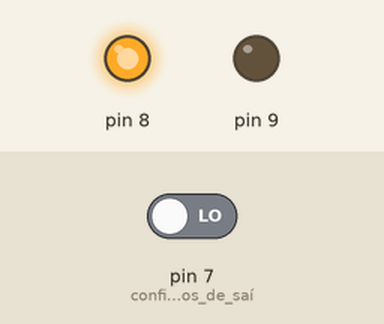
Recording of a sketch running on a simulated Arduino Uno, built with avr-gcc and run on an emulated ATmega328P. On the bench: output pins drawn as LEDs (lit = HIGH). The inputs (shaded band) are chosen by the test bench; at power-on: pin 7 (configura_os_pinos_de_saí) LOW.

Above: at 1.2 s.
1.3 s: pin 7 (configura_os_pinos_de_saí) driven HIGH
At 2.2 s:
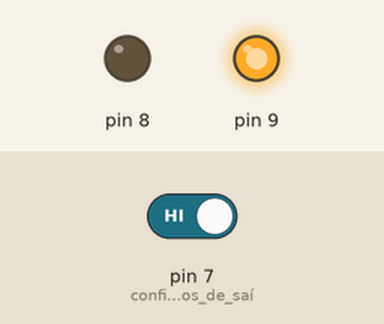
2.8 s: pin 7 (configura_os_pinos_de_saí) driven LOW
At 3.4 s:
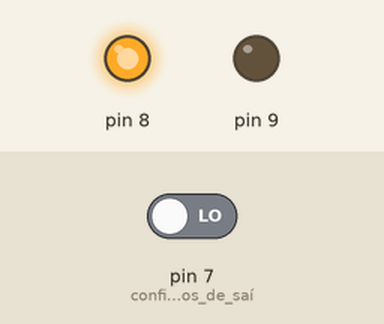
Timing chart, 0 to 5.8 s (numbered marks = the images above; inputs shaded):
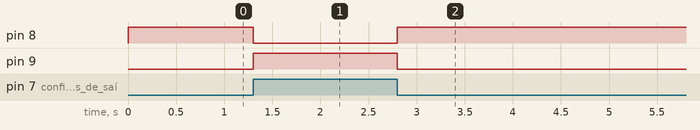

Measured:
- after the input at 1.3 s, pin 8: HIGH → LOW at once; pin 9: LOW → HIGH at once
- after the input at 2.8 s, pin 8: LOW → HIGH at once; pin 9: HIGH → LOW at once

The sketch:

atv21.ino
```cpp
void setup() {
  pinMode(7, INPUT); //configura os pinos de saída
  pinMode(8, OUTPUT);
  pinMode(9, OUTPUT);
}
//se pressionar o botao por um tempo um led desliga e outro liga
void loop() {
  if (digitalRead(7)) {
    digitalWrite(8, LOW);
    digitalWrite(9, HIGH);
  } else {
    digitalWrite(9, LOW);
    digitalWrite(8, HIGH);
  }
}
```
